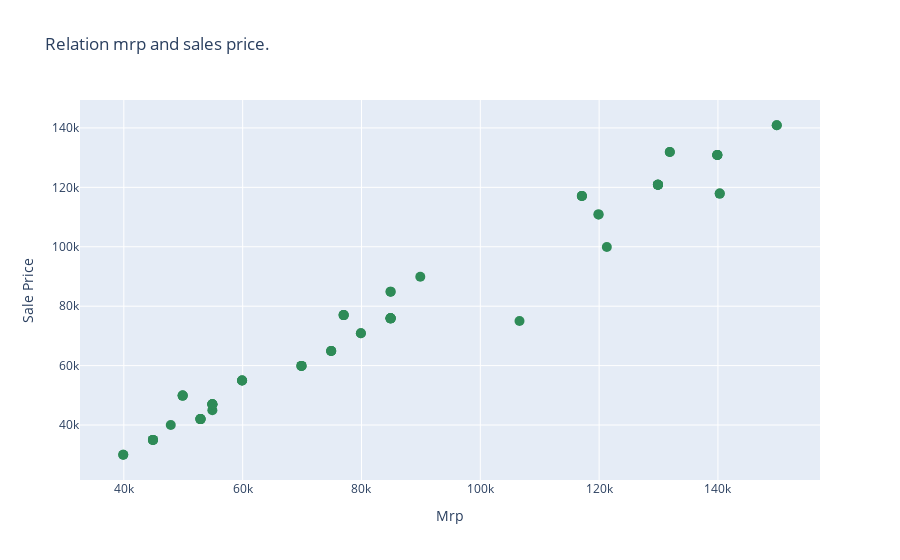

The notebook cell this image was saved under:
### Code cell
fig=px.scatter(data_frame=data, x="Mrp", y="Sale Price",
               title="Relation mrp and sales price.")
fig.update_traces(marker=dict(size=10,color="seagreen"))
fig.show()

### Figure 1 — Plotly figure (JSON) as saved in the notebook; plotly's stock layout.template omitted (floating-point values rounded to 4 significant figures)
{"data": [{"hovertemplate": "Mrp=%{x}<br>Sale Price=%{y}<extra></extra>", "legendgroup": "", "marker": {"color": "seagreen", "size": 10, "symbol": "circle"}, "mode": "markers", "name": "", "orientation": "v", "showlegend": false, "type": "scatter", "x": [49900, 84900, 84900, 77000, 77000, 49900, 49900, 77000, 89900, 52900, 47900, 52900, 52900, 52900, 131900, 117100, 131900, 117100, 106600, 140300, 117100, 140300, 121300, 54900, 149900, 139900, 74900, 129900, 69900, 84900, 119900, 139900, 129900, 74900, 74900, 84900, 84900, 129900, 69900, 129900, 84900, 149900, 79900, 79900, 84900, 69900, 119900, 129900, 139900, 139900, 59900, 59900, 39900, 44900, 44900, 44900, 59900, 39900, 54900, 54900, 54900, 54900], "xaxis": "x", "y": [49900, 84900, 84900, 77000, 77000, 49900, 49900, 77000, 89900, 41999, 39999, 41999, 41999, 41999, 131900, 117100, 131900, 117100, 74999, 117900, 117100, 117900, 99900, 44999, 140900, 130900, 64900, 120900, 59900, 75900, 110900, 130900, 120900, 64900, 64900, 75900, 75900, 120900, 59900, 120900, 75900, 140900, 70900, 70900, 75900, 59900, 110900, 120900, 130900, 130900, 54999, 54999, 29999, 34999, 34999, 34999, 54999, 29999, 46999, 46999, 46999, 46999], "yaxis": "y"}], "layout": {"autosize": true, "legend": {"tracegroupgap": 0}, "title": {"text": "Relation mrp and sales price."}, "xaxis": {"anchor": "y", "autorange": true, "domain": [0, 1], "range": [32750.0, 157100.0], "title": {"text": "Mrp"}, "type": "linear"}, "yaxis": {"anchor": "x", "autorange": true, "domain": [0, 1], "range": [18690.0, 152200.0], "title": {"text": "Sale Price"}, "type": "linear"}}}
